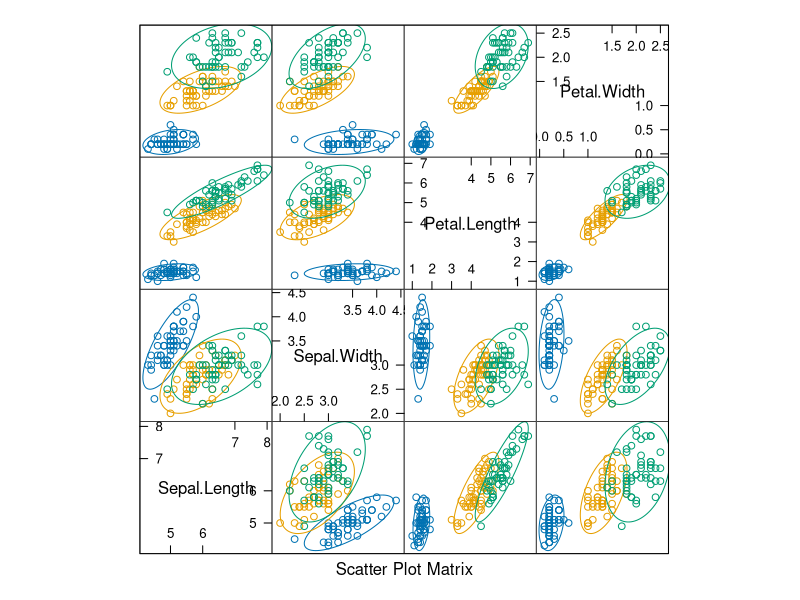
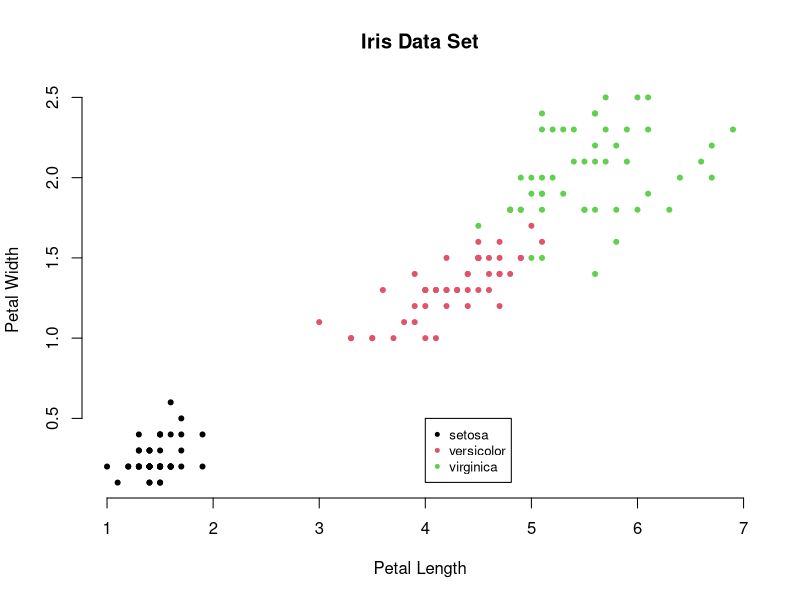
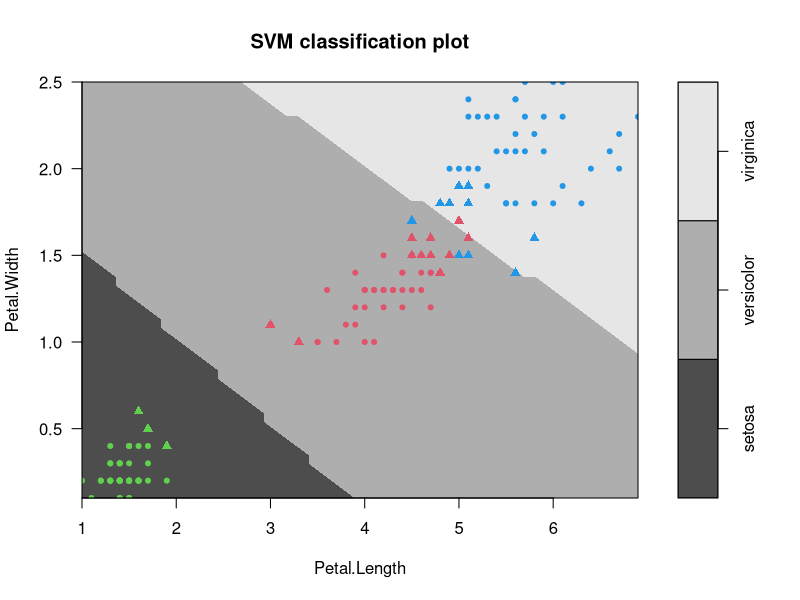
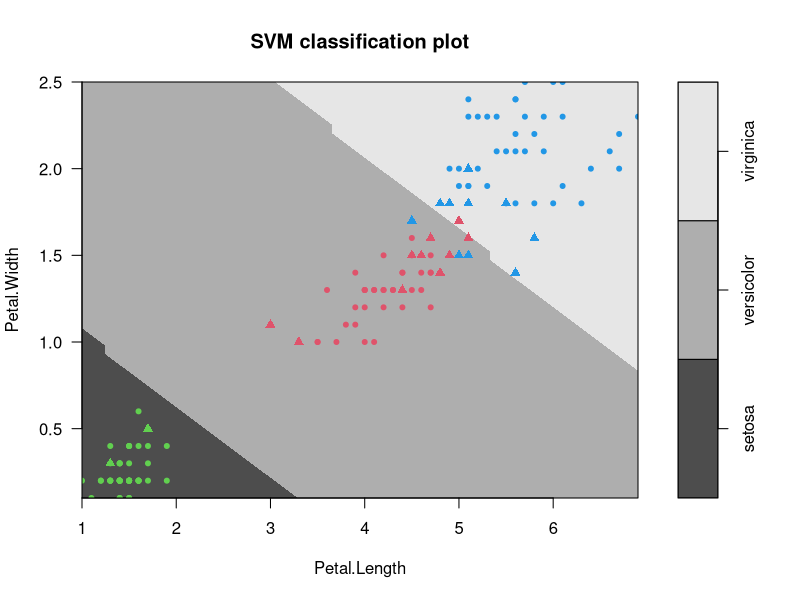
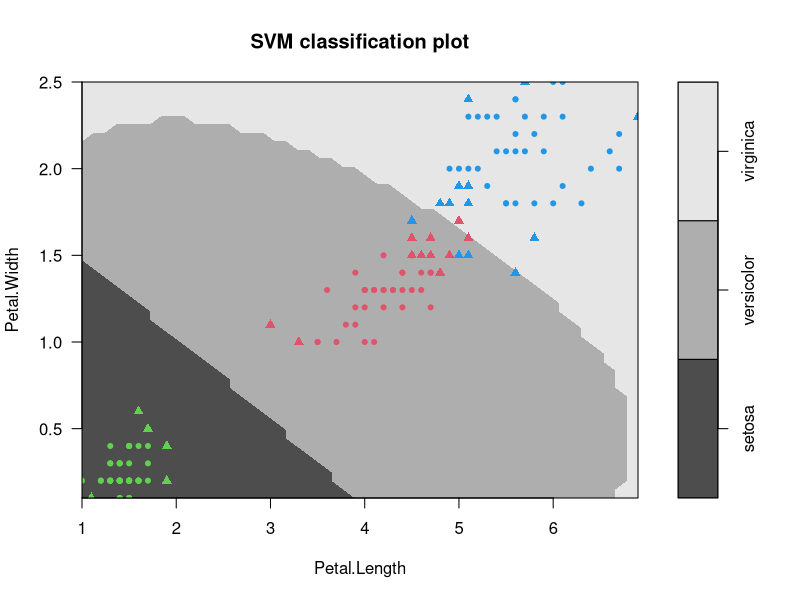
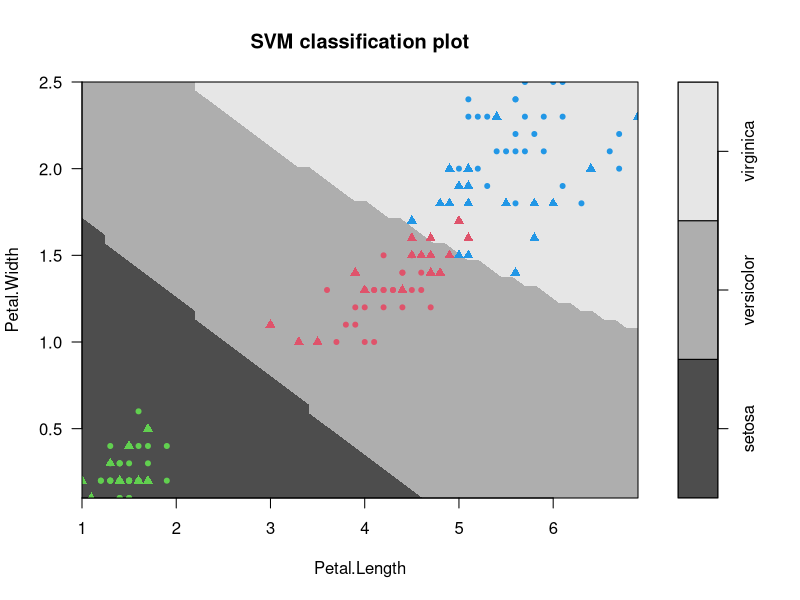

Recreate these plots in R, in order.
## ---- chunk 1
knitr::opts_chunk$set(echo = TRUE, warning = FALSE, message = FALSE)
## ---- chunk 2
### Packages

# Load package 'caret'
library(caret)
# Load package 'ellipse'
library(ellipse)
# Load package 'e1071'
library("e1071")
# Load package 'pROC'
library(pROC)

### Data

data(iris)

attach(iris)

x <- subset(iris, select=-Species)
y <- Species
## ---- chunk 3
par(mfrow=c(1,1))

featurePlot(x=x, y=y, plot="ellipse")
## ---- chunk 4
plot(x=Petal.Length, y=Petal.Width, col=Species, pch=20,
     axes=F, main="Iris Data Set", ylab="Petal Width", xlab="Petal Length")
legend(x=4, y=0.5, cex=.8, legend=levels(Species), col=1:3, pch=20)
axis(1)
axis(2)
## ---- chunk 5
svm.iris.linear <- svm(Species ~ Petal.Width + Petal.Length, data=iris, kernel="linear")
summary(svm.iris.linear)
## ---- chunk 6
pred.linear <- predict(svm.iris.linear,x)
print(table(pred.linear,y))
## ---- chunk 7
plot(svm.iris.linear, 
     data = iris,
     Petal.Width ~ Petal.Length,
     svSymbol = 17, 
     dataSymbol = 20, 
     symbolPalette = c(3,2,4),
     cex=2,
     color.palette=grey.colors)
## ---- chunk 8
svm.iris.linear.all <- svm(Species ~ ., data=iris, kernel="linear")
summary(svm.iris.linear.all)
## ---- chunk 9
pred.all <- predict(svm.iris.linear.all,x)
print(table(pred.all,y))
## ---- chunk 10
plot(svm.iris.linear.all, 
     data = iris,
     Petal.Width ~ Petal.Length, # para ver em 2D é preciso escolher duas variaveis
     svSymbol = 17, 
     dataSymbol = 20, 
     symbolPalette = c(3,2,4),
     cex=2,
     color.palette=grey.colors,
     slice = list(Sepal.Width = 3, Sepal.Length = 6.0)) # fixam-se as duas variaveis que não estão disponiveis

## ---- chunk 11
svm.iris <- svm(Species ~ Petal.Width + Petal.Length, data=iris)
summary(svm.iris)
## ---- chunk 12
pred <- predict(svm.iris,x)
print(table(pred,y))
## ---- chunk 13
plot(svm.iris, 
     data = iris,
     Petal.Width ~ Petal.Length,
     svSymbol = 17, 
     dataSymbol = 20, 
     symbolPalette = c(3,2,4),
     cex=2,
     color.palette=grey.colors)
## ---- chunk 14
svm.iris.all <- svm(Species ~ ., data=iris)
summary(svm.iris.all)
## ---- chunk 15
pred.all <- predict(svm.iris.all,x)
print(table(pred.all,y))
## ---- chunk 16
plot(svm.iris.all, 
     data = iris,
     Petal.Width ~ Petal.Length, # para ver em 2D seleccionam-se duas variaveis
     svSymbol = 17, 
     dataSymbol = 20, 
     symbolPalette = c(3,2,4),
     cex=2,
     color.palette=grey.colors,
     slice = list(Sepal.Width = 2.5, Sepal.Length = 3.5)) # as restantes variaveis são fixas para determinados valores
## ---- chunk 17
set.seed(523)
svm.tune <- tune(svm, train.x=x, train.y=y, 
                 kernel="radial", ranges=list(cost=10^(-1:2), gamma=c(.5,1,2)))

print(svm.tune)
## ---- chunk 18
svm.iris.tuned <- svm(Species ~ ., data=iris, kernel="radial", cost=1, gamma=0.5)
summary(svm.iris.tuned)
## ---- chunk 19
pred.tuned <- predict(svm.iris.tuned,x)
print(table(pred.tuned,y))
